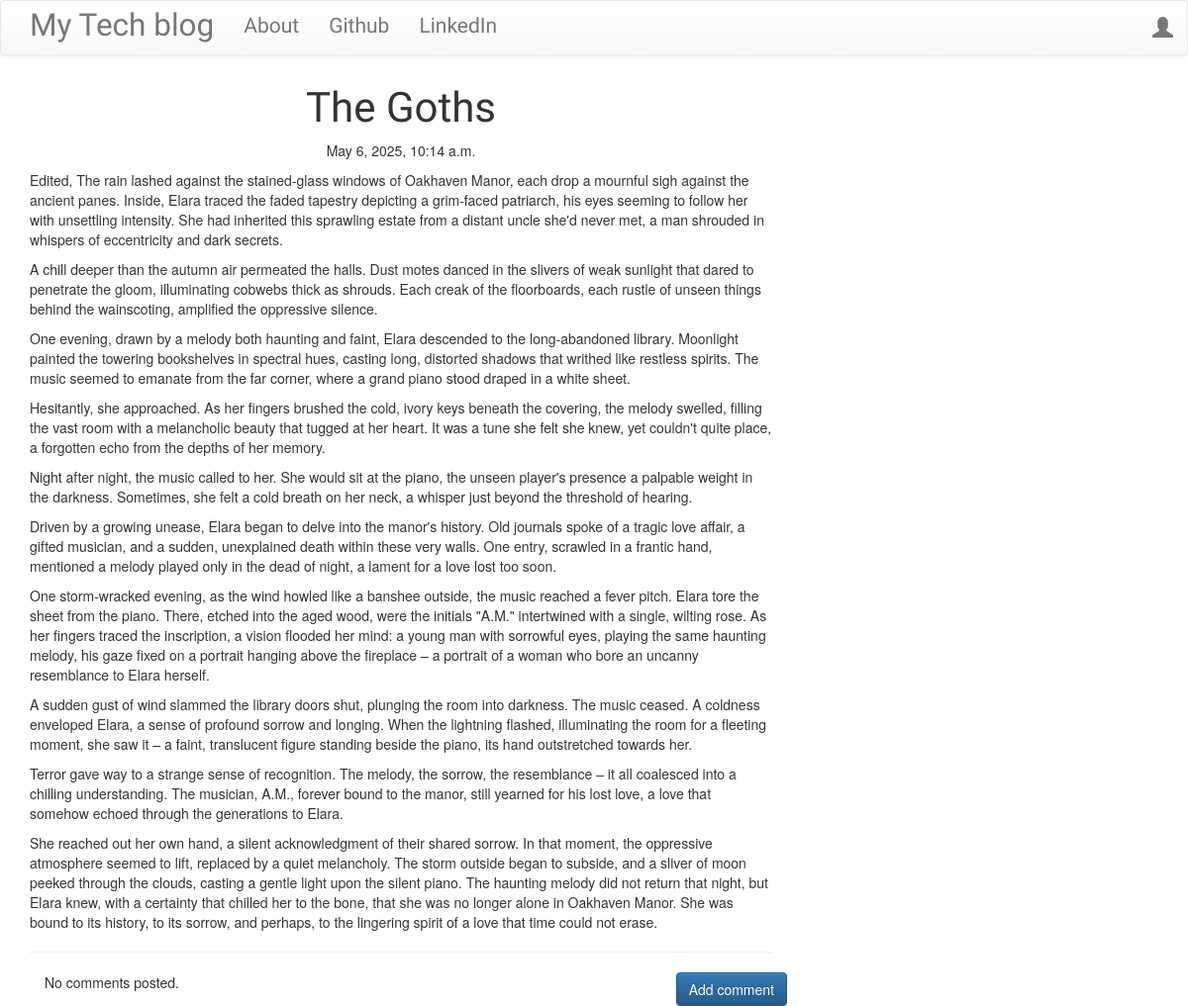
/post/5/, run on an earlier commit of the app's database.
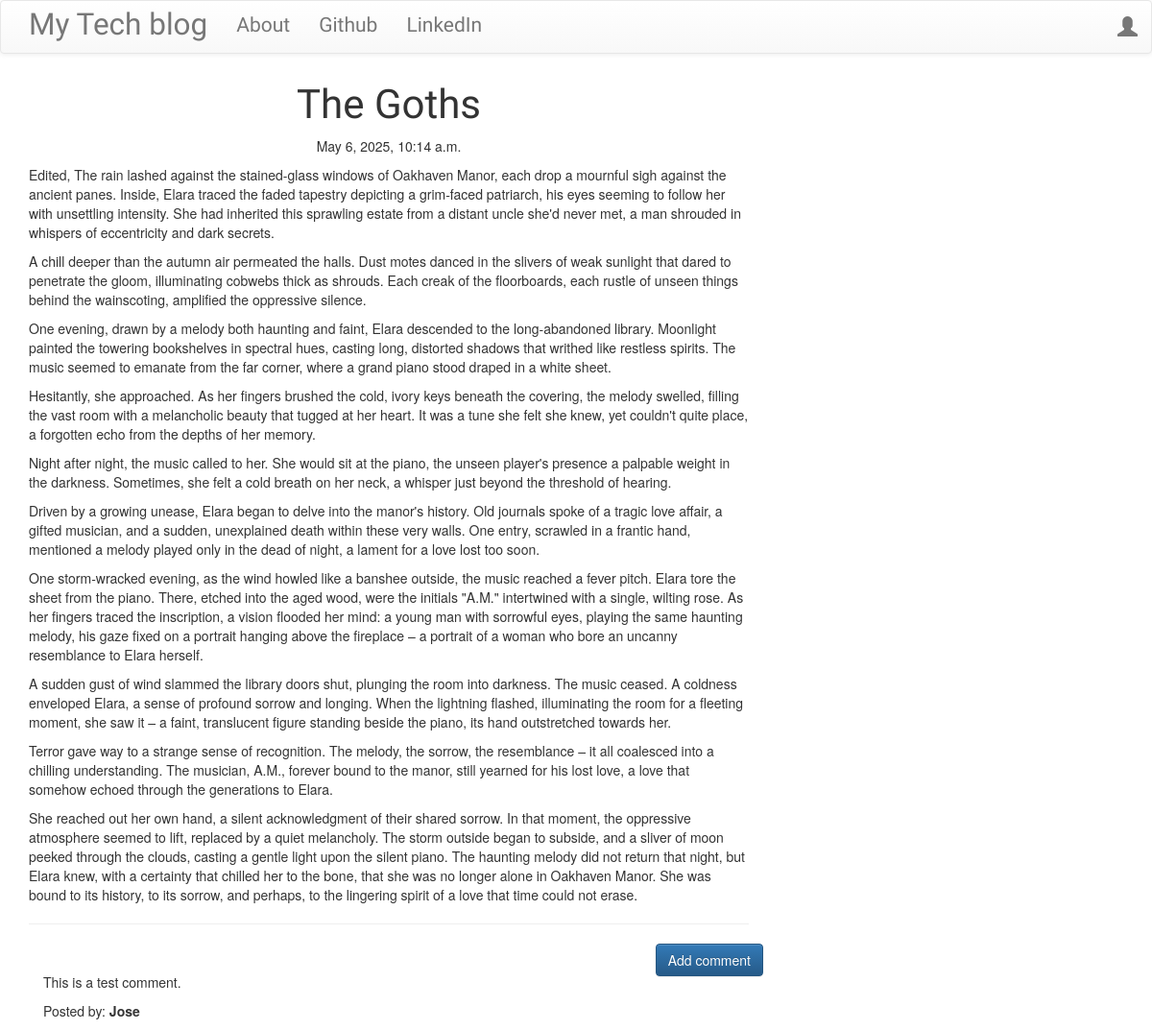
And on a later commit of the database.
### blog/models.py (models this page shows, shortened)
class Comment(models.Model):
    post = models.ForeignKey('blog.Post',related_name='comments',on_delete=models.CASCADE)
    author = models.CharField(max_length=128)
    text = models.TextField()
    create_date = models.DateTimeField(default=timezone.now)
    approved_comment = models.BooleanField(default=False)

### blog/views.py (the view)
# urls.py: path('post/<int:pk>/', views.PostDetailView.as_view(), name='post_detail'),
class PostDetailView(DetailView):
    model = Post

### blog/templates/blog/post_detail.html (shortened to what this page needs)
{% extends 'blog/base.html' %}
{% block content %}
        <h2 class='posttitle loader'>{{ post.title }}</h2>
        {% if post.published_date %}
            <div class="date postdate">
                {{ post.published_date }}
            </div>
        {% else %}
            <a class="btn btn-default" href="{% url 'post_publish' pk=post.pk %}">Publish</a>
        {% endif %}
      <p class='postcontent' >{{ post.text|safe|linebreaksbr }}</p>
  <hr>
  <a class="btn btn-primary btn-comment" href="{% url 'add_comment_to_post' pk=post.pk %}">Add comment</a>
  <div class="container">
  {% for comment in post.comments.all %}
  <br>
      {% if user.is_authenticated or comment.approved_comment %}
          <p>{{ comment.text|safe|linebreaks }}</p>
          <p>Posted by: <strong>{{ comment.author }}</strong></p>
      {% endif %}
  {% empty %}
      <p>No comments posted.</p>
  {% endfor %}
</div>
{% endblock %}

What changed in the data, as far as the page shows it:
added Comment: text "This is a test comment.", author "Jose"
Also different on the page:
text no longer shown: "No comments posted."
